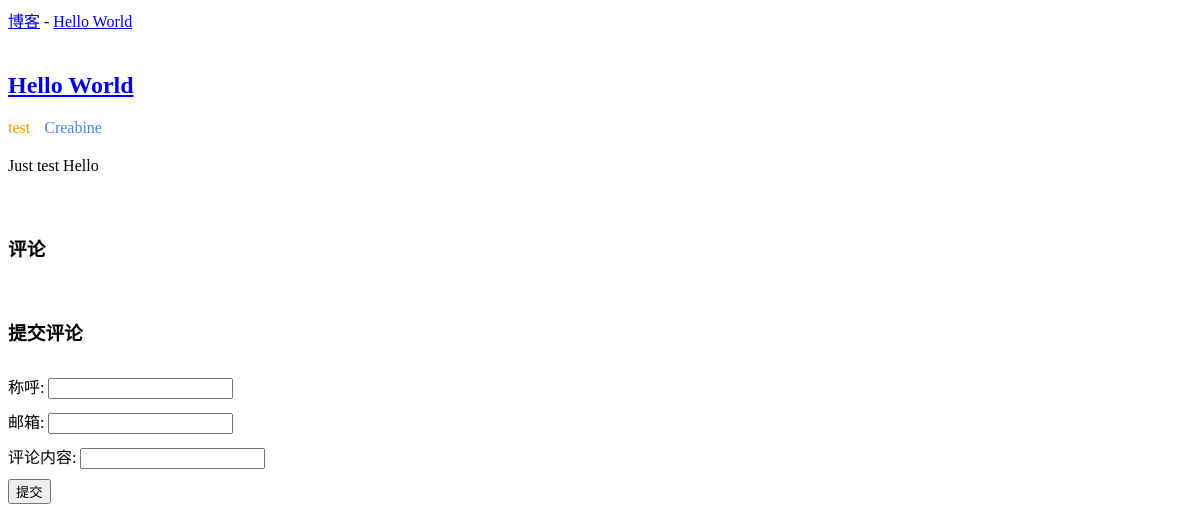
The page /detail/2/ on the database as committed earlier.
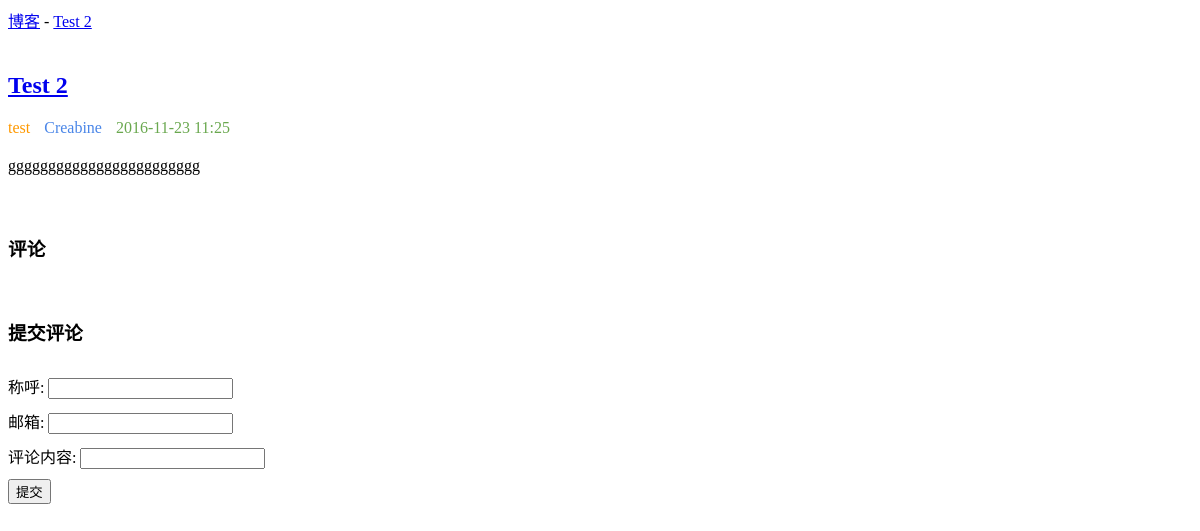
The same page on the database as committed later.
### blog/models.py (models this page shows)
class Blog(models.Model):
    title = models.CharField('标题', max_length=32)
    author = models.CharField('作者', max_length=16)
    content = models.TextField('正文')
    created = models.DateTimeField('发布时间', auto_now_add=True)
    category = models.ForeignKey(Category, verbose_name='分类')
    tags = models.ManyToManyField(Tag, verbose_name='标签')

class Category(models.Model):
    name = models.CharField('名称', max_length=16)

### blog/views.py (the view)
# urls.py: url(r'^detail/(\d+)/$', views.get_detail, name='blog_get_detail')
def get_detail(request, blog_id):
    try:
        blog = Blog.objects.get(id=blog_id)
    except Blog.DoesNotExist:
        raise Http404
    if request.method == 'GET':
        form = CommentForm()
    else:
        form = CommentForm(request.POST)
        if form.is_valid():
            cleaned_data = form.cleaned_data
            cleaned_data['blog'] = blog
            Comment.objects.create(**cleaned_data)
    ctx = {
        'blog': blog,
        'comments': blog.comment_set.all().order_by('-created'),
        'form': form
    }
    return render(request, 'blog-detail.html', ctx)

### blog/forms.py
class CommentForm(forms.Form):
    name = forms.CharField(label='称呼', max_length=16, error_messages={
        'required': '请填写您的称呼',
        'max_length': '称呼太长'
    })
    email = forms.EmailField(label='邮箱', error_messages={
        'required': '请填写您的邮箱',
        'invalid': '邮箱格式不正确'
    })
    content = forms.CharField(label='评论内容', error_messages={
        'required': '请填写您的评论内容',
        'max_length': '评论内容太长'
    })

### templates/blog-detail.html (shortened to what this page needs)
<!DOCTYPE html>
<html lang="en">
<head>
</head>
<body>
<div class="header">
    <span><a href="{% url 'blog_get_blogs' %}">博客</a> - <a href="{% url 'blog_get_detail' blog.id %}">{{ blog.title }}</a></span>
</div>
<div class="content">
    <div class="blog">
        <div class="title">
            <a href="#"><h2>{{ blog.title }}</h2></a>
        </div>
        <div class="info">
            <span class="category" style="color: #ff9900;">{{ blog.category.name }}</span>
            <span class="author" style="color: #4a86e8">{{ blog.author }}</span>
            <span class="created" style="color: #6aa84f">{{ blog.created|date:"Y-m-d H:i" }}</span>
        </div>
        <div class="summary">
            {{ blog.content }}
        </div>
    </div>
    <div class="comment">
        <div class="comments-display" style="padding-top: 20px;">
            <h3>评论</h3>
        </div>
        <div class="comment-post" style="padding-top: 20px;">
            <h3>提交评论</h3>
            <form action="{% url 'blog_get_detail' blog.id %}" method="post">
                {% for field in form %}
                    <div class="input-field" style="padding-top: 10px">
                        {{ field.label }}: {{ field }}
                    </div>
                {% endfor %}
                <button type="submit" style="margin-top: 10px">提交</button>
            </form>
        </div>
    </div>
</div>
</body>
</html>

Rows that differ between the two databases and show on the page:
changed Blog "Creabine": title "Hello World" → "Test 2"; created (not shown) → "2016-11-23 11:25"; content "Just test Hello" → "gggggggggggggggggggggggg"
